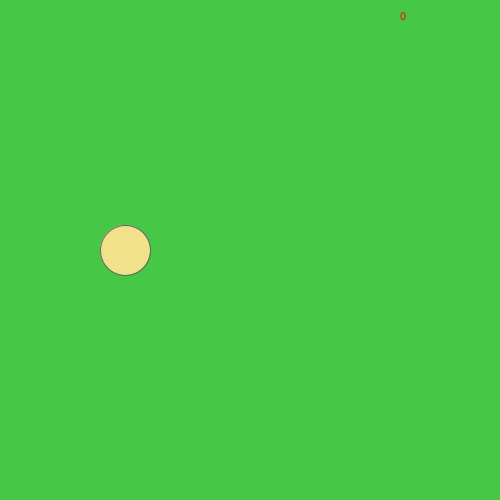
Frame 1 (no input)
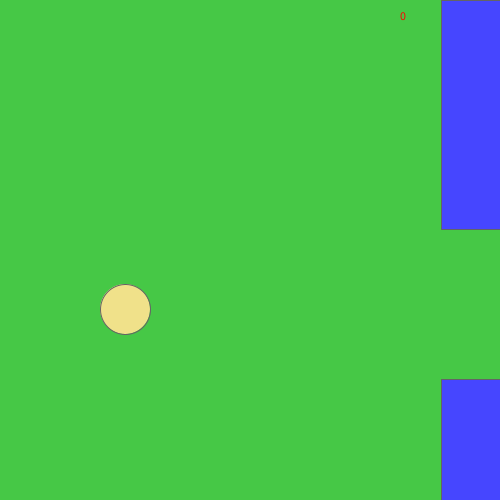
Frame 60 (the mouse pressed at the canvas centre just before this capture)
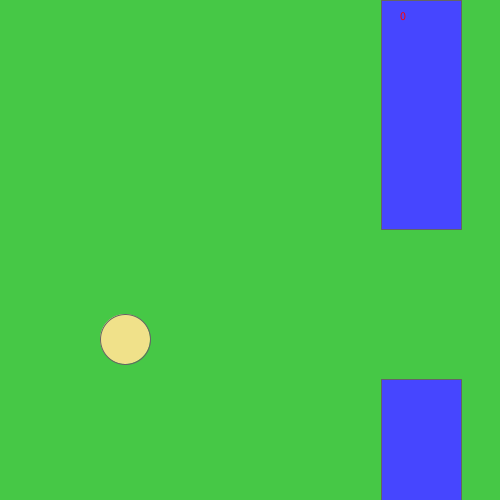
Frame 120 (the mouse held since frame 60 and released just before this capture)

The Processing sketch that drew these frames (run headless with seeded random() and noise(); from frame 60 on, the mouse is pressed at the canvas centre):

// Processing sketch: sketch_190522a
// ── sketch_190522a.pde
int x=125;
int y=250;
int birdYVelocity = 30;
int gravity = 1;
int rectX=500;
int rectY=0;
int gap=150;
int upperPipeHeight=(int) random(100, 300); 
int lowerY=upperPipeHeight+gap;
boolean gameOver=false;
int num=0;
void setup(){
size(500,500);
}
void draw(){

  background(70,200,70);
  stroke(100,100,100);
  fill(240,225,138);
  ellipse(x,y,50,50);
    fill(70,70,255);
    rect(rectX, rectY, 80, upperPipeHeight);
    rect(rectX, lowerY, 80, 999999999);
    rectX--;
    y=y+gravity;
    fill(255,0,0);
      text(num,400,20);
    if (rectX<-80){
      rectX=500;
  upperPipeHeight=(int) random(100, 400);
  lowerY = upperPipeHeight+gap;
  num++;
    }
  if(intersectsPipes()){
gameOver=true;
  }
if (gameOver){
  background(0,0,0);
  fill(255,0,0);
  textSize(36);
  text("Game Over", 170,250);
}
if(y>=500){
  gameOver=true;
}
}


  void mousePressed(){
y=y-birdYVelocity;
}

boolean intersectsPipes() { 
     if (y < upperPipeHeight && x > rectX && x < (rectX+80)){
          return true; }
     else if (y>lowerY && x > rectX && x < (rectX+80)) {
          return true; }
     else { return false; }
}
